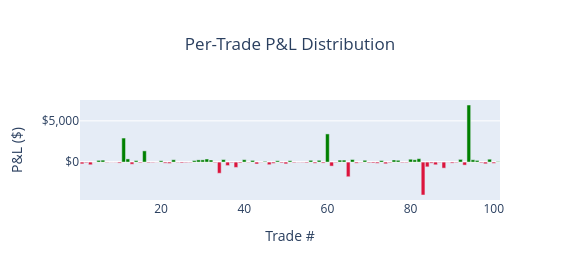

Notebook cell for this chart:
### Markdown cell above
### Per-Trade P&L Distribution

### Code cell
report.plot_pnl_dist()

### Figure 1 — Plotly figure (JSON) as saved in the notebook; plotly's stock layout.template omitted (floating-point values rounded to 4 significant figures; data arrays with more than 128 entries replaced by an {"elided": "..."} marker saying what was removed)
{"data": [{"customdata": {"elided": "101x2 str values"}, "hovertemplate": "Trade #: %{x}<br>P&L: $%{y:,.0f}<br>Exit type: %{customdata[0]}<br>Leg: %{customdata[1]}<br><extra></extra>", "marker": {"color": ["crimson", "crimson", "crimson", "crimson", "green", "green", "crimson", "crimson", "crimson", "crimson", "green", "green", "crimson", "green", "crimson", "green", "crimson", "crimson", "crimson", "green", "crimson", "crimson", "green", "crimson", "crimson", "crimson", "crimson", "green", "green", "green", "green", "green", "crimson", "crimson", "green", "crimson", "crimson", "crimson", "crimson", "green", "crimson", "green", "crimson", "crimson", "green", "crimson", "crimson", "green", "crimson", "crimson", "green", "crimson", "crimson", "crimson", "crimson", "green", "crimson", "green", "crimson", "green", "crimson", "crimson", "green", "green", "crimson", "green", "crimson", "crimson", "green", "crimson", "crimson", "crimson", "green", "crimson", "crimson", "green", "green", "crimson", "crimson", "green", "green", "green", "crimson", "crimson", "crimson", "crimson", "crimson", "crimson", "crimson", "crimson", "crimson", "green", "crimson", "green", "green", "green", "crimson", "crimson", "green", "crimson", "green"]}, "showlegend": false, "type": "bar", "x": [1, 2, 3, 4, 5, 6, 7, 8, 9, 10, 11, 12, 13, 14, 15, 16, 17, 18, 19, 20, 21, 22, 23, 24, 25, 26, 27, 28, 29, 30, 31, 32, 33, 34, 35, 36, 37, 38, 39, 40, 41, 42, 43, 44, 45, 46, 47, 48, 49, 50, 51, 52, 53, 54, 55, 56, 57, 58, 59, 60, 61, 62, 63, 64, 65, 66, 67, 68, 69, 70, 71, 72, 73, 74, 75, 76, 77, 78, 79, 80, 81, 82, 83, 84, 85, 86, 87, 88, 89, 90, 91, 92, 93, 94, 95, 96, 97, 98, 99, 100, 101], "y": [-217.5, -83.5, -323.0, -21.0, 208.5, 237.0, -55.0, -25.5, -31.5, -120.5, 2915.0, 384.5, -258.5, 180.0, -86.0, 1360.0, -82.0, -64.5, -25.5, 164.5, -127.5, -162.0, 284.0, -57.0, -104.5, -71.0, -60.0, 183.5, 268.5, 270.0, 372.5, 253.0, -73.5, -1354.0, 306.5, -423.5, -80.0, -646.0, -99.5, 292.5, -52.0, 205.5, -227.0, -34.0, 87.5, -316.5, -149.5, 163.5, -99.0, -214.5, 169.5, -79.5, -40.5, -52.0, -87.5, 217.0, -137.5, 218.5, -118.0, 3416.0, -485.0, -63.5, 239.5, 242.5, -1776.0, 313.5, -133.0, -47.5, 219.5, -85.5, -109.5, -141.5, 189.5, -204.5, -78.0, 258.0, 219.0, -75.0, -70.0, 347.0, 278.0, 413.0, -3988.0, -577.5, -131.0, -326.0, -55.0, -733.0, -31.5, -125.5, -68.0, 329.0, -367.0, 6920.0, 280.0, 205.0, -90.0, -205.0, 349.5, -149.0, 58.5]}], "layout": {"bargap": 0.1, "height": 280, "title": {"text": "Per-Trade P&L Distribution", "x": 0.5}, "width": 580, "xaxis": {"title": {"text": "Trade #"}}, "yaxis": {"tickformat": "$,.0f", "title": {"text": "P&L ($)"}}}}
